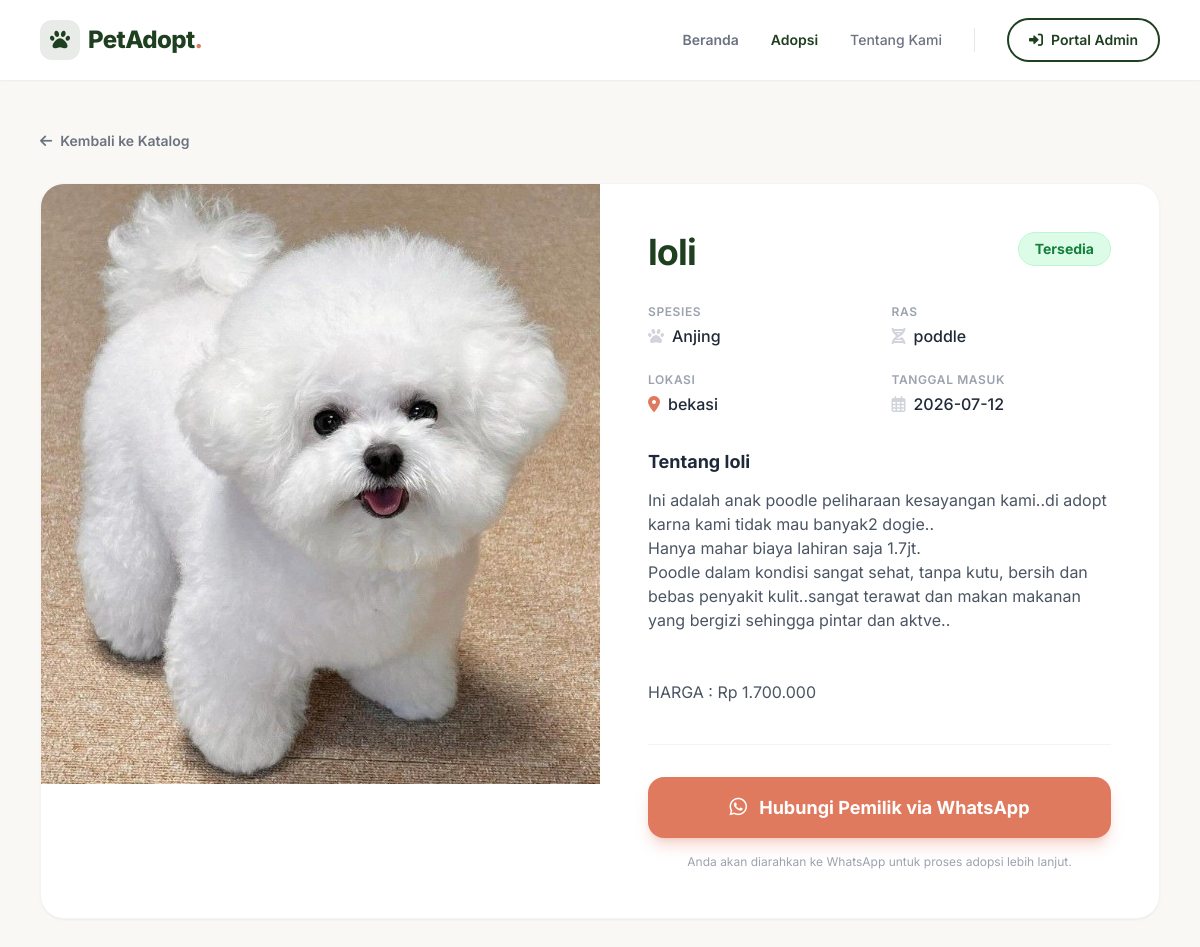
Page /detail.php?id_hewan=7 on the committed database.
### tables this page shows
CREATE TABLE `hewan` (
  `id_hewan` int(11) NOT NULL,
  `nama_hewan` varchar(50) NOT NULL,
  `jenis_hewan` enum('Kucing','Anjing','Kelinci','Lainnya') NOT NULL,
  `ras` varchar(50) NOT NULL,
  `tanggal_lahir` date NOT NULL,
  `tanggal_masuk` date NOT NULL,
  `deskripsi` text NOT NULL,
  `foto` varchar(255) NOT NULL,
  `status_adopsi` enum('Tersedia','Diadopsi') DEFAULT 'Tersedia',
  `lokasi` varchar(255) DEFAULT NULL,
  `created_at` timestamp NOT NULL DEFAULT current_timestamp()
);

### detail.php (the view, shortened to what this page needs)
<?php
require_once 'config/koneksi.php';
$id_hewan = mysqli_real_escape_string($koneksi, $_GET['id_hewan']);
$query = "SELECT * FROM hewan WHERE id_hewan = '$id_hewan'";
$result = @mysqli_query($koneksi, $query);
$hewan = mysqli_fetch_assoc($result);
$nama = isset($hewan['nama_hewan']) ? htmlspecialchars($hewan['nama_hewan']) : 'Tanpa Nama';
$jenis = isset($hewan['jenis_hewan']) ? htmlspecialchars($hewan['jenis_hewan']) : '-';
$ras = isset($hewan['ras']) ? htmlspecialchars($hewan['ras']) : '-';
$lokasi = isset($hewan['lokasi']) && !empty($hewan['lokasi']) ? htmlspecialchars($hewan['lokasi']) : 'Lokasi tidak diketahui';
$tanggal_masuk = isset($hewan['tanggal_masuk']) ? htmlspecialchars($hewan['tanggal_masuk']) : '-';
$deskripsi = isset($hewan['deskripsi']) ? nl2br(htmlspecialchars($hewan['deskripsi'])) : 'Tidak ada deskripsi.';
$status = isset($hewan['status_adopsi']) ? htmlspecialchars($hewan['status_adopsi']) : 'Tersedia';
$foto_path = (!empty($hewan['foto']) && file_exists("assets/uploads/" . $hewan['foto'])) ? "assets/uploads/" . $hewan['foto'] : "https://images.unsplash.com/photo-1543466835-00a7907e9de1?ixlib=rb-4.0.3&auto=format&fit=crop&w=800&q=80";
$wa_number = "6281227884330";
$wa_text = rawurlencode("Halo, saya sangat tertarik untuk mengadopsi {$nama} yang berlokasi di {$lokasi}. Apakah bisa dibantu untuk proses selanjutnya?");
$wa_link = "https://wa.me/{$wa_number}?text={$wa_text}";
?>
<!DOCTYPE html>
<html lang="id">
<head>
    <script src="https://cdn.tailwindcss.com"></script>
    <link href="https://cdnjs.cloudflare.com/ajax/libs/font-awesome/6.0.0/css/all.min.css" rel="stylesheet">
</head>
<body class="bg-[#FAF8F5] text-gray-800 antialiased min-h-screen flex flex-col">
    <nav class="bg-white shadow-sm sticky top-0 z-50 w-full transition-all duration-300">
        <div class="max-w-7xl mx-auto px-6 lg:px-10">
            <div class="flex items-center justify-between h-20">
                <div class="flex items-center shrink-0">
                    <a href="index.php" class="flex items-center gap-2 group">
                        <div class="w-10 h-10 rounded-xl bg-[#1E3F20]/10 flex items-center justify-center text-[#1E3F20] group-hover:bg-[#1E3F20] group-hover:text-white transition-colors duration-300">
                            <i class="fas fa-paw text-xl"></i>
                        </div>
                        <h1 class="text-2xl font-extrabold tracking-tight text-[#1E3F20]">PetAdopt<span class="text-[#E07A5F]">.</span></h1>
                    </a>
                </div>
                <div class="hidden md:flex items-center space-x-8">
                    <a href="index.php#beranda" class="text-sm font-semibold text-gray-500 hover:text-[#1E3F20] transition-colors">Beranda</a>
                    <a href="index.php#katalog" class="text-sm font-semibold text-[#1E3F20] hover:text-[#E07A5F] transition-colors">Adopsi</a>
                    <a href="index.php#tentang-kami" class="text-sm font-medium text-gray-500 hover:text-[#1E3F20] transition-colors">Tentang Kami</a>
                    <a href="admin/" class="px-5 py-2.5 rounded-full text-sm font-semibold text-[#1E3F20] border-2 border-[#1E3F20] hover:bg-[#1E3F20] hover:text-white transition-all duration-300 flex items-center gap-2">
                        <i class="fas fa-sign-in-alt"></i> Portal Admin
                    </a>
                </div>
            </div>
        </div>
    </nav>
    <main class="flex-1 w-full max-w-7xl mx-auto px-6 lg:px-10 py-12">
        <a href="index.php#katalog" class="inline-flex items-center gap-2 text-sm font-semibold text-gray-500 hover:text-[#1E3F20] transition-colors mb-8">
            <i class="fas fa-arrow-left"></i> Kembali ke Katalog
        </a>
        <div class="bg-white rounded-3xl shadow-sm border border-gray-100 overflow-hidden">
            <div class="grid grid-cols-1 lg:grid-cols-2">
                <div class="h-[400px] lg:h-[600px] w-full relative">
                    <img src="<?php echo $foto_path; ?>" alt="<?php echo $nama; ?>" class="absolute inset-0 w-full h-full object-cover">
                </div>
                <div class="p-8 lg:p-12 flex flex-col">
                    <div class="flex items-start justify-between gap-4 mb-4">
                        <h1 class="text-4xl font-bold text-[#1E3F20] tracking-tight"><?php echo $nama; ?></h1>
                        <?php if ($status == 'Tersedia'): ?>
                            <span class="px-4 py-1.5 rounded-full bg-green-100 text-green-700 text-sm font-bold border border-green-200 whitespace-nowrap">
                                Tersedia
                            </span>
                        <?php else: ?>
                            <span class="px-4 py-1.5 rounded-full bg-gray-100 text-gray-500 text-sm font-bold border border-gray-200 whitespace-nowrap">
                                Diadopsi
                            </span>
                        <?php endif; ?>
                    </div>
                    <div class="grid grid-cols-2 gap-6 mb-8 mt-4">
                        <div>
                            <p class="text-xs text-gray-400 font-semibold uppercase tracking-wider mb-1">Spesies</p>
                            <p class="text-gray-800 font-medium flex items-center gap-2">
                                <i class="fas fa-paw text-gray-300"></i> <?php echo $jenis; ?>
                            </p>
                        </div>
                        <div>
                            <p class="text-xs text-gray-400 font-semibold uppercase tracking-wider mb-1">Ras</p>
                            <p class="text-gray-800 font-medium flex items-center gap-2">
                                <i class="fas fa-dna text-gray-300"></i> <?php echo $ras; ?>
                            </p>
                        </div>
                        <div>
                            <p class="text-xs text-gray-400 font-semibold uppercase tracking-wider mb-1">Lokasi</p>
                            <p class="text-gray-800 font-medium flex items-center gap-2">
                                <i class="fas fa-map-marker-alt text-[#E07A5F]"></i> <?php echo $lokasi; ?>
                            </p>
                        </div>
                        <div>
                            <p class="text-xs text-gray-400 font-semibold uppercase tracking-wider mb-1">Tanggal Masuk</p>
                            <p class="text-gray-800 font-medium flex items-center gap-2">
                                <i class="far fa-calendar-alt text-gray-300"></i> <?php echo $tanggal_masuk; ?>
                            </p>
                        </div>
                    </div>
                    <div class="mb-10">
                        <h3 class="text-lg font-bold text-gray-800 mb-3">Tentang <?php echo $nama; ?></h3>
                        <p class="text-gray-600 leading-relaxed text-sm lg:text-base">
                            <?php echo $deskripsi; ?>
                        </p>
                    </div>
                    <div class="mt-auto pt-8 border-t border-gray-100">
                        <?php if ($status == 'Tersedia'): ?>
                            <a href="<?php echo $wa_link; ?>" target="_blank" class="w-full block text-center py-4 rounded-2xl bg-[#E07A5F] hover:bg-[#c9674f] text-white text-lg font-bold shadow-lg shadow-[#E07A5F]/30 hover:shadow-xl hover:-translate-y-1 transition-all duration-300">
                                <i class="fab fa-whatsapp mr-2 text-xl"></i> Hubungi Pemilik via WhatsApp
                            </a>
                            <p class="text-center text-xs text-gray-400 mt-4">Anda akan diarahkan ke WhatsApp untuk proses adopsi lebih lanjut.</p>
                        <?php else: ?>
                            <button disabled class="w-full py-4 rounded-2xl bg-gray-200 text-gray-500 text-lg font-bold cursor-not-allowed">
                                Sudah Diadopsi
                            </button>
                        <?php endif; ?>
                    </div>
                </div>
            </div>
        </div>
    </main>
</body>
</html>

### detail.php (style rules this page uses)
body { font-family: 'Inter', sans-serif; }

### rows in the picture
hewan: foto (picture), nama_hewan "loli", jenis_hewan "Anjing", ras "poddle", lokasi "bekasi", tanggal_masuk "2026-07-12", deskripsi "Ini adalah anak poodle peliharaan kesayangan kami..di adopt karna kami tidak mau banyak2 dogie.. Hanya mahar biaya lahiran saja 1.7jt. Poodle dalam kondisi sangat sehat, tanpa kutu, bersih dan bebas penyakit kulit..sangat terawat dan makan makanan yang bergizi sehingga pintar dan aktve.. HARGA : Rp 1.700.000"
